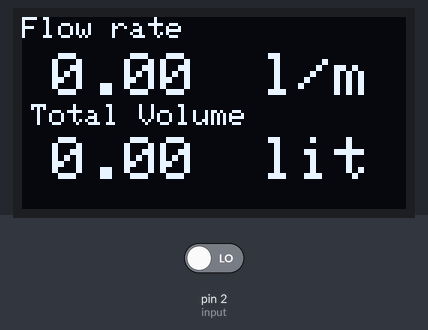
Bench run of a sketch on a simulated Arduino Uno, built with avr-gcc and run on an emulated ATmega328P. Shown: 128×64 one-colour display. The test bench sets the inputs (shaded band); at power-on: pin 2 (input) LOW.

Above: at 4.1 s.

The sketch:

WaterMeter.ino
```cpp
#include <SPI.h>
#include <Wire.h>
#include <Adafruit_GFX.h>
#include <Adafruit_SSD1306.h>
#define OLED_RESET 4
#include "OakOLED.h"
OakOLED oled;

int X;
int Y;
//float TIME = 0;
float FREQUENCY = 0;
float WATER = 0;
float TOTAL = 0;
float LS = 0;
const char input = 2;
long int time;
void setup()
{
  Serial.begin(9600);
  delay(2000);
  pinMode(input,INPUT);
  oled.begin();
}
void loop()
{
  X = pulseIn(input, HIGH);
  Y = pulseIn(input, LOW);
  FREQUENCY = 1000000/(X+Y);
  WATER = FREQUENCY/7.5;
  LS = WATER/60;
  time = millis();
  if(FREQUENCY >= 0)
  {
    if(isinf(FREQUENCY))
    {
        WATER = 0;
        Serial.print(float(WATER));
        //Serial.print("l/m");
        Serial.print(":");
        Serial.print( float(TOTAL));
        //Serial.print("L total");
        Serial.print(":");
        Serial.print(time);
        Serial.print(":");
        Serial.println("");
        data();

    }
    else
    {
    TOTAL = TOTAL + LS;
        //Serial.println(FREQUENCY);
        Serial.print(float(WATER));
        //Serial.print("l/m");
        Serial.print(":");
        Serial.print( float(TOTAL));
        //Serial.print("L total");
        Serial.print(":");
        Serial.print(time);
        Serial.print(":");
        Serial.println("");
        data();
    }
  }
  else
  {
     WATER = 0;
     data();
  }
  delay(500);

}

void data(){
    oled.clearDisplay();
    oled.setTextSize(1);
    oled.setTextColor(1);
    oled.setCursor(0, 0);
    oled.println("Flow rate");
    oled.setTextSize(2);
    oled.setCursor(10, 12);
    oled.println(WATER);
    oled.setTextSize(2);
    oled.setCursor(80, 12);
    oled.println("l/m");


    oled.setTextSize(1);
    oled.setTextColor(1);
    oled.setCursor(3, 29);
    oled.println("Total Volume");
    oled.setTextSize(2);
    oled.setTextColor(1);
    oled.setCursor(10,40 );
    oled.println(TOTAL);
    oled.setCursor(80, 40);
    oled.println("lit");
    oled.display();
  }
```
